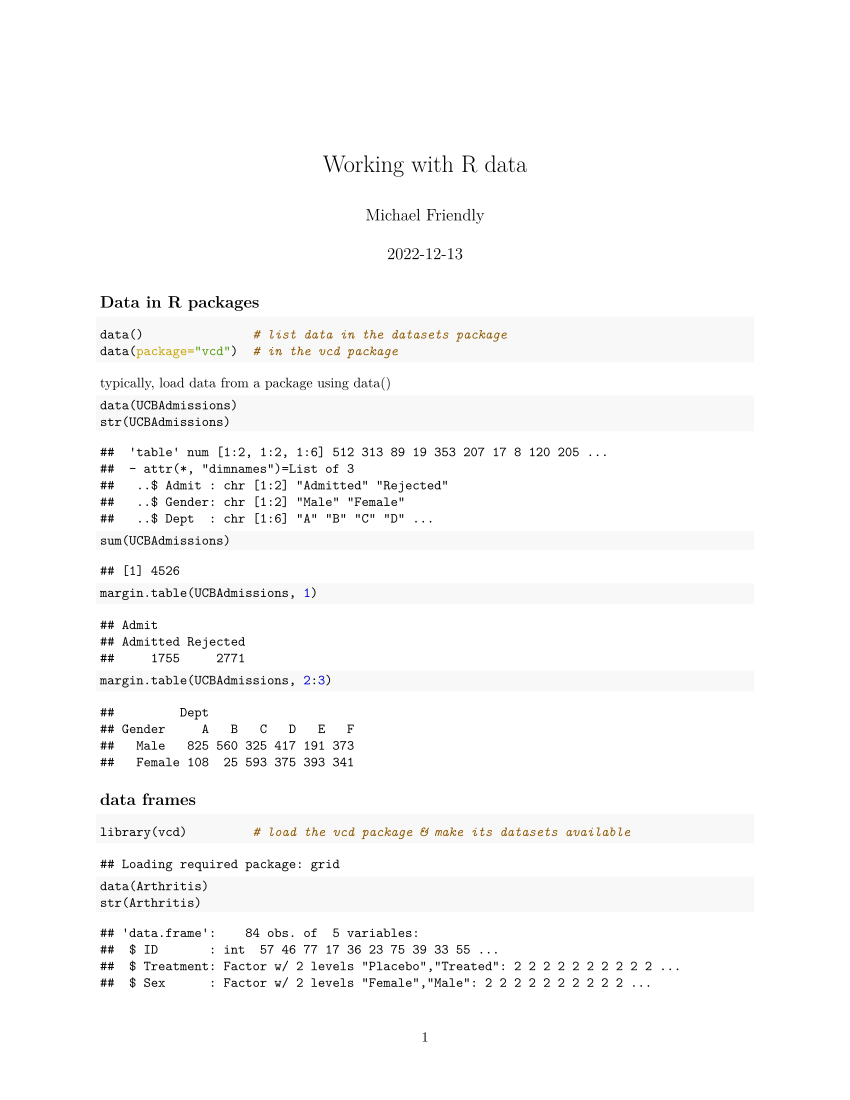

This chart was generated by the following R code:
#' ---
#' title: "Working with R data"
#' author: "Michael Friendly"
#' date: "`r format(Sys.Date())`"
#' ---

#' ## Data in R packages
data()               # list data in the `datasets` package
data(package="vcd")  # in the vcd package

#' `vcdExtra::datasets()` gives more detailed info on datasets in a package.
#' `knitr::kable()` turns this into a nicely formatted table.
vcdExtra::datasets("vcd") |> knitr::kable()


#' Typically, load data from a package using data()
data(UCBAdmissions)
str(UCBAdmissions)
sum(UCBAdmissions)

margin.table(UCBAdmissions, 1)
margin.table(UCBAdmissions, 2:3)

#' ## Data frames
#' 
#' #### Create a data frame from vectors
#' 
GSS <- data.frame(
  sex =   rep(c("female", "male"), times = 3), 
  party = rep(c("dem", "indep", "rep"), each = 2),
  count = c(279,165,73,47,225,191))
GSS

#' #### Load a dataset from a package
data(Arthritis, package = "vcd")
str(Arthritis)

head(Arthritis)      # see the first few lines

#' #### Making tables from data frame variables
table(Arthritis$Improved)
table(Arthritis$Treatment, Arthritis$Sex)
#' a shorthand to avoid repeating the name of the dataset
with(Arthritis, table(Treatment, Sex))

#' xtabs() is often easier
art.table <- xtabs(~ Sex + Treatment + Improved, data=Arthritis)
ftable(art.table)    # display as flattened table
summary(art.table)   # chi-square test for mutual independence

#' ## Plotting a table: mosaic plot
plot(art.table, shade=TRUE) 

#' ## Reading data from external files
#' 
#' read a data table from a local file (NB: '/' not '\' for all systems)
#' arthritis <- read.csv("N:/psy6136/data/arthritis.csv")
#' arthritis <- read.csv(file.choose())  
#' or, read the same data from a web URL ...
arthritis <- read.csv("https://raw.githubusercontent.com/friendly/psy6136/master/data/Arthritis.csv")

levels(arthritis$Improved)

#' ## Make an ordered factor
arthritis$Improved <- ordered(arthritis$Improved,
                              levels=c("None", "Some", "Marked"))

#' ## Make a variable discrete: `cut()` and arithmetic
table(10*floor(arthritis$Age/10)) 
table(cut(arthritis$Age, breaks=6))

#' ## assign new variable in data frame
arthritis$AgeGroup <- factor(10*floor(arthritis$Age/10))

#' ## simple plots
plot(arthritis$Age)      # index plot
plot(arthritis$AgeGroup) # barplot for a factor

plot(Improved ~ AgeGroup, data=arthritis) # spineplot for two factors
plot(arthritis[,2:5])    # scatterplot matrix; not too useful for factors
